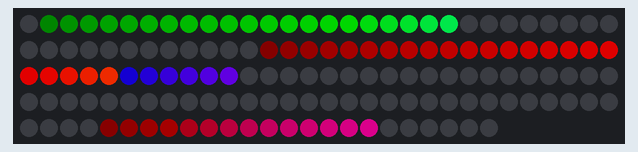
Simulated run of this sketch. Board: Teensy 4. Shown: 144 RGB LEDs in strip order, left to right, continuing on the next row. Dim RGB values are drawn brighter than linear; random numbers use the default seed unless the sketch sets one.

Above: at 5.1 s.
At 10.1 s:
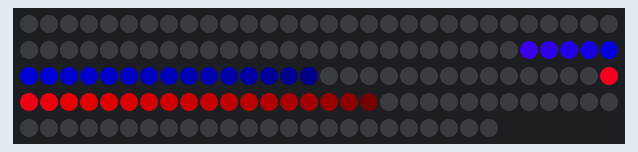
At 15.2 s:
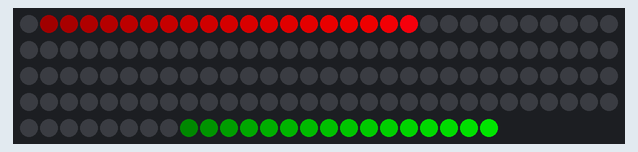
At 20.2 s:
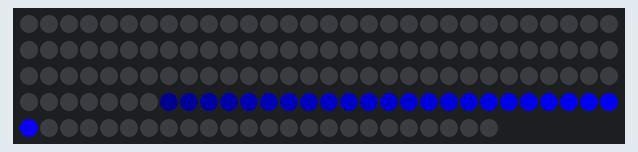
At 25.2 s:
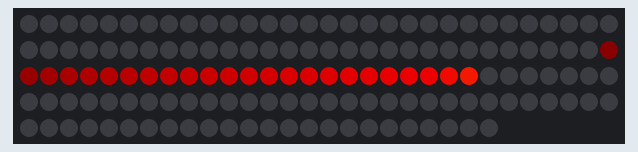
At 35.3 s:
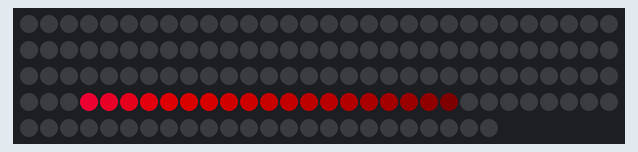

Measured:
- what the display in image 1 shows lasts 5.0 s, from 10.1 s to 15.1 s

The sketch:

JeffAleaTest.ino
```cpp
//DICE
#define USE_OCTOWS2811
#include<OctoWS2811.h>
#include<FastLED.h>
#define NUM_LEDS_PER_STRIP 144
#define NUM_STRIPS 8
#define num_worms NUM_LEDS_PER_STRIP/7
CRGB leds[NUM_STRIPS * NUM_LEDS_PER_STRIP];
int myworms[num_worms][2];
int fadeconstant = 50;

void setup() {
  LEDS.addLeds<OCTOWS2811>(leds, NUM_LEDS_PER_STRIP);

  for (int i = 0; i < num_worms; i++) {
    myworms[i][0] = random8(NUM_STRIPS * NUM_LEDS_PER_STRIP);
    myworms[i][1] = 0;
  }
}
int t = 0;

void loop() {
  for (int j = 0; j < NUM_STRIPS * NUM_LEDS_PER_STRIP; j++) {

    //colors
    for (int i = 0; i < num_worms; i++)
      leds[myworms[i][0]] = CHSV(((0.3 * i) + 1) * t/10, 255, 255);

    //Movement
    for (int i = 0; i < num_worms; i++) {
      if (myworms[i][1] == 0) {
        myworms[i][1] = random(-NUM_STRIPS * NUM_LEDS_PER_STRIP / 2, NUM_STRIPS * NUM_LEDS_PER_STRIP / 2);
      }
      if (myworms[i][1] > 0) {
        myworms[i][0] += 1;
        myworms[i][1] -= 1;
      }
      if (myworms[i][1] < 0) {
        myworms[i][0] -= 1;
        myworms[i][1] += 1;
      }
      if (myworms[i][0] == NUM_STRIPS * NUM_LEDS_PER_STRIP) {
        myworms[i][0] = 1;
      }
      if (myworms[i][0] == 0) {
        myworms[i][0] = NUM_STRIPS * NUM_LEDS_PER_STRIP - 1;
      }
    }


  //Fade
  for (int i = 0; i < NUM_STRIPS * NUM_LEDS_PER_STRIP; i++)
  {
    leds[i] -= CHSV(0, 0, fadeconstant) ;
  }


t += 1;


FastLED.show();
//delay(1);
  }
}
```
